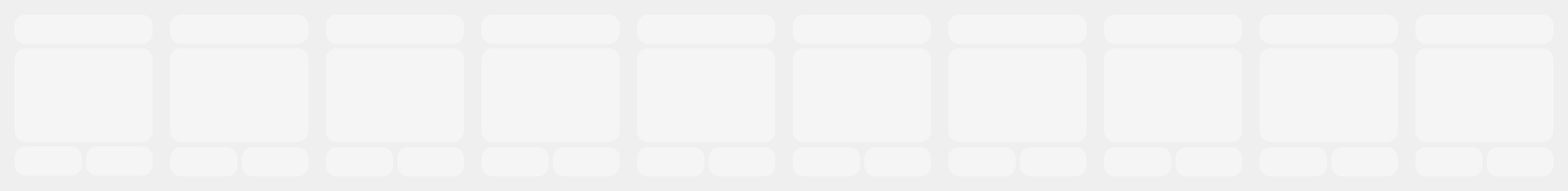
      <widget class="QWidget" name="scrollAreaWidgetContents_2">
       <property name="geometry">
        <rect>
         <x>0</x>
         <y>0</y>
         <width>2142</width>
         <height>261</height>
        </rect>
       </property>
       <layout class="QHBoxLayout" name="horizontalLayout_2">
        <item>
         <widget class="QWidget" name="h1" native="true">
          <layout class="QGridLayout" name="gridLayout_4">
           <item row="0" column="0" colspan="2">
            <widget class="QLabel" name="label_58">
             <property name="minimumSize">
              <size>
               <width>189</width>
               <height>40</height>
              </size>
             </property>
             <property name="maximumSize">
              <size>
               <width>16777215</width>
               <height>40</height>
              </size>
             </property>
             <property name="styleSheet">
              <string notr="true">background-color: rgba(255, 255, 255, 100);
border: none;
border-radius: 15px;</string>
             </property>
             <property name="text">
              <string/>
             </property>
            </widget>
           </item>
           <item row="1" column="0" colspan="2">
            <widget class="QLabel" name="label_59">
             <property name="minimumSize">
              <size>
               <width>189</width>
               <height>128</height>
              </size>
             </property>
             <property name="maximumSize">
              <size>
               <width>16777215</width>
               <height>128</height>
              </size>
             </property>
             <property name="styleSheet">
              <string notr="true">background-color: rgba(255, 255, 255, 100);
border: none;
border-radius: 15px;</string>
             </property>
             <property name="text">
              <string/>
             </property>
            </widget>
           </item>
           <item row="2" column="0">
            <widget class="QLabel" name="label_60">
             <property name="minimumSize">
              <size>
               <width>92</width>
               <height>39</height>
              </size>
             </property>
             <property name="maximumSize">
              <size>
               <width>16777215</width>
               <height>40</height>
              </size>
             </property>
             <property name="styleSheet">
              <string notr="true">background-color: rgba(255, 255, 255, 100);
border: none;
border-radius: 15px;</string>
             </property>
             <property name="text">
              <string/>
             </property>
            </widget>
           </item>
           <item row="2" column="1">
            <widget class="QLabel" name="label_61">
             <property name="minimumSize">
              <size>
               <width>91</width>
               <height>39</height>
              </size>
             </property>
             <property name="maximumSize">
              <size>
               <width>16777215</width>
               <height>40</height>
              </size>
             </property>
             <property name="styleSheet">
              <string notr="true">background-color: rgba(255, 255, 255, 100);
border: none;
border-radius: 15px;</string>
             </property>
             <property name="text">
              <string/>
             </property>
            </widget>
           </item>
          </layout>
         </widget>
        </item>
        <item>
         <widget class="QWidget" name="h2" native="true">
          <layout class="QGridLayout" name="gridLayout_5">
           <item row="0" column="0" colspan="2">
            <widget class="QLabel" name="label_18">
             <property name="minimumSize">
              <size>
               <width>189</width>
               <height>40</height>
              </size>
             </property>
             <property name="maximumSize">
              <size>
               <width>16777215</width>
               <height>40</height>
              </size>
             </property>
             <property name="styleSheet">
              <string notr="true">background-color: rgba(255, 255, 255, 100);
border: none;
border-radius: 15px;</string>
             </property>
             <property name="text">
              <string/>
             </property>
            </widget>
           </item>
           <item row="3" column="1">
            <widget class="QLabel" name="label_19">
             <property name="minimumSize">
              <size>
               <width>91</width>
               <height>39</height>
              </size>
             </property>
             <property name="maximumSize">
              <size>
               <width>16777215</width>
               <height>40</height>
              </size>
             </property>
             <property name="styleSheet">
              <string notr="true">background-color: rgba(255, 255, 255, 100);
border: none;
border-radius: 15px;</string>
             </property>
             <property name="text">
              <string/>
             </property>
            </widget>
           </item>
           <item row="3" column="0">
            <widget class="QLabel" name="label_20">
             <property name="minimumSize">
              <size>
               <width>92</width>
               <height>39</height>
              </size>
             </property>
             <property name="maximumSize">
              <size>
               <width>16777215</width>
               <height>40</height>
              </size>
             </property>
             <property name="styleSheet">
              <string notr="true">background-color: rgba(255, 255, 255, 100);
border: none;
border-radius: 15px;</string>
             </property>
             <property name="text">
              <string/>
             </property>
            </widget>
           </item>
           <item row="1" column="0" rowspan="2" colspan="2">
            <widget class="QLabel" name="label_21">
             <property name="minimumSize">
              <size>
               <width>189</width>
               <height>128</height>
              </size>
             </property>
             <property name="maximumSize">
              <size>
               <width>16777215</width>
               <height>128</height>
              </size>
             </property>
             <property name="styleSheet">
              <string notr="true">background-color: rgba(255, 255, 255, 100);
border: none;
border-radius: 15px;</string>
             </property>
             <property name="text">
              <string/>
             </property>
            </widget>
           </item>
          </layout>
         </widget>
        </item>
        <item>
         <widget class="QWidget" name="h3" native="true">
          <layout class="QGridLayout" name="gridLayout_13">
           <item row="0" column="0" colspan="2">
            <widget class="QLabel" name="label_22">
             <property name="minimumSize">
              <size>
               <width>189</width>
               <height>40</height>
              </size>
             </property>
             <property name="maximumSize">
              <size>
               <width>16777215</width>
               <height>40</height>
              </size>
             </property>
             <property name="styleSheet">
              <string notr="true">background-color: rgba(255, 255, 255, 100);
border: none;
border-radius: 15px;</string>
             </property>
             <property name="text">
              <string/>
             </property>
            </widget>
           </item>
           <item row="3" column="1">
            <widget class="QLabel" name="label_23">
             <property name="minimumSize">
              <size>
               <width>91</width>
               <height>39</height>
              </size>
             </property>
             <property name="maximumSize">
              <size>
               <width>16777215</width>
               <height>40</height>
              </size>
             </property>
             <property name="styleSheet">
              <string notr="true">background-color: rgba(255, 255, 255, 100);
border: none;
border-radius: 15px;</string>
             </property>
             <property name="text">
              <string/>
             </property>
            </widget>
           </item>
           <item row="3" column="0">
            <widget class="QLabel" name="label_24">
             <property name="minimumSize">
              <size>
               <width>92</width>
               <height>39</height>
              </size>
             </property>
             <property name="maximumSize">
              <size>
               <width>16777215</width>
               <height>40</height>
              </size>
             </property>
             <property name="styleSheet">
              <string notr="true">background-color: rgba(255, 255, 255, 100);
border: none;
border-radius: 15px;</string>
             </property>
             <property name="text">
              <string/>
             </property>
            </widget>
           </item>
           <item row="1" column="0" rowspan="2" colspan="2">
            <widget class="QLabel" name="label_25">
             <property name="minimumSize">
              <size>
               <width>189</width>
               <height>128</height>
              </size>
             </property>
             <property name="maximumSize">
              <size>
               <width>16777215</width>
               <height>128</height>
              </size>
             </property>
             <property name="styleSheet">
              <string notr="true">background-color: rgba(255, 255, 255, 100);
border: none;
border-radius: 15px;</string>
             </property>
             <property name="text">
              <string/>
             </property>
            </widget>
           </item>
          </layout>
         </widget>
        </item>
        <item>
         <widget class="QWidget" name="h4" native="true">
          <layout class="QGridLayout" name="gridLayout_14">
           <item row="0" column="0" colspan="2">
            <widget class="QLabel" name="label_62">
             <property name="minimumSize">
              <size>
               <width>189</width>
               <height>40</height>
              </size>
             </property>
             <property name="maximumSize">
              <size>
               <width>16777215</width>
               <height>40</height>
              </size>
             </property>
             <property name="styleSheet">
              <string notr="true">background-color: rgba(255, 255, 255, 100);
border: none;
border-radius: 15px;</string>
             </property>
             <property name="text">
              <string/>
             </property>
            </widget>
           </item>
           <item row="3" column="1">
            <widget class="QLabel" name="label_63">
             <property name="minimumSize">
              <size>
               <width>91</width>
               <height>39</height>
              </size>
             </property>
             <property name="maximumSize">
              <size>
               <width>16777215</width>
               <height>40</height>
              </size>
             </property>
             <property name="styleSheet">
              <string notr="true">background-color: rgba(255, 255, 255, 100);
border: none;
border-radius: 15px;</string>
             </property>
             <property name="text">
              <string/>
             </property>
            </widget>
           </item>
           <item row="3" column="0">
            <widget class="QLabel" name="label_64">
             <property name="minimumSize">
              <size>
               <width>92</width>
               <height>39</height>
              </size>
             </property>
             <property name="maximumSize">
              <size>
               <width>16777215</width>
               <height>40</height>
              </size>
             </property>
             <property name="styleSheet">
              <string notr="true">background-color: rgba(255, 255, 255, 100);
border: none;
border-radius: 15px;</string>
             </property>
             <property name="text">
              <string/>
             </property>
            </widget>
           </item>
           <item row="1" column="0" rowspan="2" colspan="2">
            <widget class="QLabel" name="label_65">
             <property name="minimumSize">
              <size>
               <width>189</width>
               <height>128</height>
              </size>
             </property>
             <property name="maximumSize">
              <size>
               <width>16777215</width>
               <height>128</height>
              </size>
             </property>
             <property name="styleSheet">
              <string notr="true">background-color: rgba(255, 255, 255, 100);
border: none;
border-radius: 15px;</string>
             </property>
             <property name="text">
              <string/>
             </property>
            </widget>
           </item>
          </layout>
         </widget>
        </item>
        <item>
         <widget class="QWidget" name="h5" native="true">
          <layout class="QGridLayout" name="gridLayout_15">
           <item row="0" column="0" colspan="2">
            <widget class="QLabel" name="label_66">
             <property name="minimumSize">
              <size>
               <width>189</width>
               <height>40</height>
              </size>
             </property>
             <property name="maximumSize">
              <size>
               <width>16777215</width>
               <height>40</height>
              </size>
             </property>
             <property name="styleSheet">
              <string notr="true">background-color: rgba(255, 255, 255, 100);
border: none;
border-radius: 15px;</string>
             </property>
             <property name="text">
              <string/>
             </property>
            </widget>
           </item>
           <item row="3" column="1">
            <widget class="QLabel" name="label_67">
             <property name="minimumSize">
              <size>
               <width>91</width>
               <height>39</height>
              </size>
             </property>
             <property name="maximumSize">
              <size>
               <width>16777215</width>
               <height>40</height>
              </size>
             </property>
             <property name="styleSheet">
              <string notr="true">background-color: rgba(255, 255, 255, 100);
border: none;
border-radius: 15px;</string>
             </property>
             <property name="text">
              <string/>
             </property>
            </widget>
           </item>
           <item row="3" column="0">
            <widget class="QLabel" name="label_68">
             <property name="minimumSize">
              <size>
               <width>92</width>
               <height>39</height>
              </size>
             </property>
             <property name="maximumSize">
              <size>
               <width>16777215</width>
               <height>40</height>
              </size>
             </property>
             <property name="styleSheet">
              <string notr="true">background-color: rgba(255, 255, 255, 100);
border: none;
border-radius: 15px;</string>
             </property>
             <property name="text">
              <string/>
             </property>
            </widget>
           </item>
           <item row="1" column="0" rowspan="2" colspan="2">
            <widget class="QLabel" name="label_69">
             <property name="minimumSize">
              <size>
               <width>189</width>
               <height>128</height>
              </size>
             </property>
             <property name="maximumSize">
              <size>
               <width>16777215</width>
               <height>128</height>
              </size>
             </property>
             <property name="styleSheet">
              <string notr="true">background-color: rgba(255, 255, 255, 100);
border: none;
border-radius: 15px;</string>
             </property>
             <property name="text">
              <string/>
             </property>
            </widget>
           </item>
          </layout>
         </widget>
        </item>
        <item>
         <widget class="QWidget" name="h6" native="true">
          <layout class="QGridLayout" name="gridLayout_16">
           <item row="0" column="0" colspan="2">
            <widget class="QLabel" name="label_70">
             <property name="minimumSize">
              <size>
               <width>189</width>
               <height>40</height>
              </size>
             </property>
             <property name="maximumSize">
              <size>
               <width>16777215</width>
               <height>40</height>
              </size>
             </property>
             <property name="styleSheet">
              <string notr="true">background-color: rgba(255, 255, 255, 100);
border: none;
border-radius: 15px;</string>
             </property>
             <property name="text">
              <string/>
             </property>
            </widget>
           </item>
           <item row="3" column="1">
            <widget class="QLabel" name="label_71">
             <property name="minimumSize">
              <size>
               <width>91</width>
               <height>39</height>
              </size>
             </property>
             <property name="maximumSize">
              <size>
               <width>16777215</width>
               <height>40</height>
              </size>
             </property>
             <property name="styleSheet">
              <string notr="true">background-color: rgba(255, 255, 255, 100);
border: none;
border-radius: 15px;</string>
             </property>
             <property name="text">
              <string/>
             </property>
            </widget>
           </item>
           <item row="3" column="0">
            <widget class="QLabel" name="label_72">
             <property name="minimumSize">
              <size>
               <width>92</width>
               <height>39</height>
              </size>
             </property>
             <property name="maximumSize">
              <size>
               <width>16777215</width>
               <height>40</height>
              </size>
             </property>
             <property name="styleSheet">
              <string notr="true">background-color: rgba(255, 255, 255, 100);
border: none;
border-radius: 15px;</string>
             </property>
             <property name="text">
              <string/>
             </property>
            </widget>
           </item>
           <item row="1" column="0" rowspan="2" colspan="2">
            <widget class="QLabel" name="label_73">
             <property name="minimumSize">
              <size>
               <width>189</width>
               <height>128</height>
              </size>
             </property>
             <property name="maximumSize">
              <size>
               <width>16777215</width>
               <height>128</height>
              </size>
             </property>
             <property name="styleSheet">
              <string notr="true">background-color: rgba(255, 255, 255, 100);
border: none;
border-radius: 15px;</string>
             </property>
             <property name="text">
              <string/>
             </property>
            </widget>
           </item>
          </layout>
         </widget>
        </item>
        <item>
         <widget class="QWidget" name="h7" native="true">
          <layout class="QGridLayout" name="gridLayout_17">
           <item row="0" column="0" colspan="2">
            <widget class="QLabel" name="label_74">
             <property name="minimumSize">
              <size>
               <width>189</width>
               <height>40</height>
              </size>
             </property>
             <property name="maximumSize">
              <size>
               <width>16777215</width>
               <height>40</height>
              </size>
             </property>
             <property name="styleSheet">
              <string notr="true">background-color: rgba(255, 255, 255, 100);
border: none;
border-radius: 15px;</string>
             </property>
             <property name="text">
              <string/>
             </property>
            </widget>
           </item>
           <item row="3" column="1">
            <widget class="QLabel" name="label_75">
             <property name="maximumSize">
              <size>
               <width>16777215</width>
               <height>40</height>
              </size>
             </property>
             <property name="styleSheet">
              <string notr="true">background-color: rgba(255, 255, 255, 100);
border: none;
border-radius: 15px;</string>
             </property>
             <property name="text">
              <string/>
             </property>
            </widget>
           </item>
           <item row="3" column="0">
            <widget class="QLabel" name="label_76">
             <property name="minimumSize">
              <size>
               <width>92</width>
               <height>39</height>
              </size>
             </property>
             <property name="maximumSize">
              <size>
               <width>16777215</width>
               <height>40</height>
              </size>
             </property>
             <property name="styleSheet">
              <string notr="true">background-color: rgba(255, 255, 255, 100);
border: none;
border-radius: 15px;</string>
             </property>
             <property name="text">
              <string/>
             </property>
            </widget>
           </item>
           <item row="1" column="0" rowspan="2" colspan="2">
            <widget class="QLabel" name="label_77">
             <property name="minimumSize">
              <size>
               <width>189</width>
               <height>128</height>
              </size>
             </property>
             <property name="maximumSize">
              <size>
               <width>16777215</width>
               <height>128</height>
              </size>
             </property>
             <property name="styleSheet">
              <string notr="true">background-color: rgba(255, 255, 255, 100);
border: none;
border-radius: 15px;</string>
             </property>
             <property name="text">
              <string/>
             </property>
            </widget>
           </item>
          </layout>
         </widget>
        </item>
        <item>
         <widget class="QWidget" name="h8" native="true">
          <layout class="QGridLayout" name="gridLayout_18">
           <item row="0" column="0" colspan="2">
            <widget class="QLabel" name="label_78">
             <property name="minimumSize">
              <size>
               <width>189</width>
               <height>40</height>
              </size>
             </property>
             <property name="maximumSize">
              <size>
               <width>16777215</width>
               <height>40</height>
              </size>
             </property>
             <property name="styleSheet">
              <string notr="true">background-color: rgba(255, 255, 255, 100);
border: none;
border-radius: 15px;</string>
             </property>
             <property name="text">
              <string/>
             </property>
            </widget>
           </item>
           <item row="3" column="1">
            <widget class="QLabel" name="label_79">
             <property name="minimumSize">
              <size>
               <width>91</width>
               <height>39</height>
              </size>
             </property>
             <property name="maximumSize">
              <size>
               <width>16777215</width>
               <height>40</height>
              </size>
             </property>
             <property name="styleSheet">
              <string notr="true">background-color: rgba(255, 255, 255, 100);
border: none;
border-radius: 15px;</string>
             </property>
             <property name="text">
              <string/>
             </property>
            </widget>
           </item>
           <item row="3" column="0">
            <widget class="QLabel" name="label_80">
             <property name="minimumSize">
              <size>
               <width>92</width>
               <height>39</height>
              </size>
             </property>
             <property name="maximumSize">
              <size>
               <width>16777215</width>
               <height>40</height>
              </size>
             </property>
             <property name="styleSheet">
              <string notr="true">background-color: rgba(255, 255, 255, 100);
border: none;
border-radius: 15px;</string>
             </property>
             <property name="text">
              <string/>
             </property>
            </widget>
           </item>
           <item row="1" column="0" rowspan="2" colspan="2">
            <widget class="QLabel" name="label_81">
             <property name="minimumSize">
              <size>
               <width>189</width>
               <height>128</height>
              </size>
             </property>
             <property name="maximumSize">
              <size>
               <width>16777215</width>
               <height>128</height>
              </size>
             </property>
             <property name="styleSheet">
              <string notr="true">background-color: rgba(255, 255, 255, 100);
border: none;
border-radius: 15px;</string>
             </property>
             <property name="text">
              <string/>
             </property>
            </widget>
           </item>
          </layout>
         </widget>
        </item>
        <item>
         <widget class="QWidget" name="h9" native="true">
          <layout class="QGridLayout" name="gridLayout_19">
           <item row="0" column="0" colspan="2">
            <widget class="QLabel" name="label_82">
             <property name="minimumSize">
              <size>
               <width>189</width>
               <height>40</height>
              </size>
             </property>
             <property name="maximumSize">
              <size>
               <width>16777215</width>
               <height>40</height>
              </size>
             </property>
             <property name="styleSheet">
              <string notr="true">background-color: rgba(255, 255, 255, 100);
border: none;
border-radius: 15px;</string>
             </property>
             <property name="text">
              <string/>
             </property>
            </widget>
           </item>
           <item row="3" column="1">
            <widget class="QLabel" name="label_83">
             <property name="minimumSize">
              <size>
               <width>91</width>
               <height>39</height>
              </size>
             </property>
             <property name="maximumSize">
              <size>
               <width>16777215</width>
               <height>40</height>
              </size>
             </property>
             <property name="styleSheet">
              <string notr="true">background-color: rgba(255, 255, 255, 100);
border: none;
border-radius: 15px;</string>
             </property>
             <property name="text">
              <string/>
             </property>
            </widget>
           </item>
           <item row="3" column="0">
            <widget class="QLabel" name="label_84">
             <property name="minimumSize">
              <size>
               <width>92</width>
               <height>39</height>
              </size>
             </property>
             <property name="maximumSize">
              <size>
               <width>16777215</width>
               <height>40</height>
              </size>
             </property>
             <property name="styleSheet">
              <string notr="true">background-color: rgba(255, 255, 255, 100);
border: none;
border-radius: 15px;</string>
             </property>
             <property name="text">
              <string/>
             </property>
            </widget>
           </item>
           <item row="1" column="0" rowspan="2" colspan="2">
            <widget class="QLabel" name="label_85">
             <property name="minimumSize">
              <size>
               <width>189</width>
               <height>128</height>
              </size>
             </property>
             <property name="maximumSize">
              <size>
               <width>16777215</width>
               <height>128</height>
              </size>
             </property>
             <property name="styleSheet">
              <string notr="true">background-color: rgba(255, 255, 255, 100);
border: none;
border-radius: 15px;</string>
             </property>
             <property name="text">
              <string/>
             </property>
            </widget>
           </item>
          </layout>
         </widget>
        </item>
        <item>
         <widget class="QWidget" name="h10" native="true">
          <layout class="QGridLayout" name="gridLayout_20">
           <item row="0" column="0" colspan="2">
            <widget class="QLabel" name="label_86">
             <property name="minimumSize">
              <size>
               <width>189</width>
               <height>40</height>
              </size>
             </property>
             <property name="maximumSize">
              <size>
               <width>16777215</width>
               <height>40</height>
              </size>
             </property>
             <property name="styleSheet">
              <string notr="true">background-color: rgba(255, 255, 255, 100);
border: none;
border-radius: 15px;</string>
             </property>
             <property name="text">
              <string/>
             </property>
            </widget>
           </item>
           <item row="3" column="1">
            <widget class="QLabel" name="label_87">
             <property name="minimumSize">
              <size>
               <width>91</width>
               <height>39</height>
              </size>
             </property>
             <property name="maximumSize">
              <size>
               <width>16777215</width>
               <height>40</height>
              </size>
             </property>
             <property name="styleSheet">
              <string notr="true">background-color: rgba(255, 255, 255, 100);
border: none;
border-radius: 15px;</string>
             </property>
             <property name="text">
              <string/>
             </property>
            </widget>
           </item>
           <item row="3" column="0">
            <widget class="QLabel" name="label_88">
             <property name="minimumSize">
              <size>
               <width>92</width>
               <height>39</height>
              </size>
             </property>
             <property name="maximumSize">
              <size>
               <width>16777215</width>
               <height>40</height>
              </size>
             </property>
             <property name="styleSheet">
              <string notr="true">background-color: rgba(255, 255, 255, 100);
border: none;
border-radius: 15px;</string>
             </property>
             <property name="text">
              <string/>
             </property>
            </widget>
           </item>
           <item row="1" column="0" rowspan="2" colspan="2">
            <widget class="QLabel" name="label_89">
             <property name="minimumSize">
              <size>
               <width>189</width>
               <height>128</height>
              </size>
             </property>
             <property name="maximumSize">
              <size>
               <width>16777215</width>
               <height>128</height>
              </size>
             </property>
             <property name="styleSheet">
              <string notr="true">background-color: rgba(255, 255, 255, 100);
border: none;
border-radius: 15px;</string>
             </property>
             <property name="text">
              <string/>
             </property>
            </widget>
           </item>
          </layout>
         </widget>
        </item>
       </layout>
      </widget>
